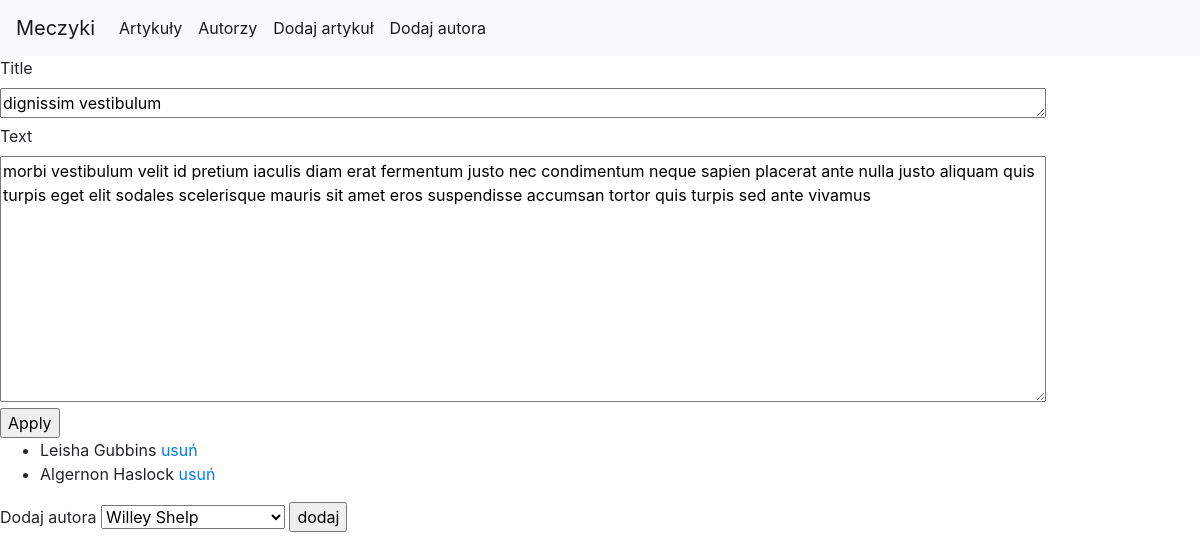
The app's page /editarticleform.php?id=4 with its own data.
### tables this page shows
CREATE TABLE article(
    id serial PRIMARY KEY,
    title varchar(255),
    text TEXT,
    creation_time     DATETIME DEFAULT CURRENT_TIMESTAMP,
    modification_time DATETIME ON UPDATE CURRENT_TIMESTAMP
);

CREATE TABLE author(
    id serial PRIMARY KEY,
    first varchar(255),
    last varchar(255)
);

### DataBase.php (called while the page is built, shortened)
<?php
require_once('Author.php');
class DataBase
{
    public $conn;
    private $servername = 'localhost';
    private $username = 'root';
    private $password = '';
    private $dbname = 'meczyki';
    function __construct()
    {
        $conn = new mysqli($this->servername, $this->username, $this->password, $this->dbname);
        $this->conn = $conn;
    }
    function getArticleById($id)
    {
        $query = "SELECT * FROM article WHERE id = $id";
        $result = $this->conn->query($query);
        $row = $result->fetch_assoc();
        return $row;
    }
    function getAuthorsByArticle($article_id)
    {
        $authors = [];
        $query = "SELECT * FROM `author` WHERE id IN (SELECT author_id FROM author_article WHERE article_id = $article_id)";
        $result = $this->conn->query($query);
        if ($result->num_rows > 0)
            while ($row = $result->fetch_assoc())
                $authors[] = new Author($row['id'], $row['first'], $row['last']);
        return $authors;
    }
    function getNotAuthorsOfArticle($article_id)
    {
        $authors = [];
        $query = "SELECT * FROM `author` WHERE id NOT IN (SELECT author_id FROM author_article WHERE article_id = $article_id)";
        $result = $this->conn->query($query);
        if ($result->num_rows > 0)
            while ($row = $result->fetch_assoc())
                $authors[] = new Author($row['id'], $row['first'], $row['last']);
        return $authors;
    }
}

### Author.php (called while the page is built, shortened)
<?php
class Author
{
    function __construct($id, $first, $last)
    {
        $this->id = $id;
        $this->first = $first;
        $this->last = $last;
    }
}

### editarticleform.php (the view, shortened to what this page needs)
<?php
require_once('DataBase.php');
$id = $_GET['id'];
$db = new DataBase();
$article = $db->getArticleById($id);
$title = $article['title'];
$text = $article['text'];
$authors = $db->getAuthorsByArticle($id);
$notauthors = $db->getNotAuthorsOfArticle($id);
?>
<!DOCTYPE html>
<html lang="pl">
<head>
    <link rel="stylesheet" href="https://stackpath.bootstrapcdn.com/bootstrap/4.5.2/css/bootstrap.min.css"
>
</head>
<body>
<form action="api/editarticle.php" method="post">
    <label for="title">Title </label><br>
    <?php echo "<textarea id='title' name='title' rows='1' cols='100'>$title</textarea> <br>"; ?>
    <label for="text">Text </label><br>
    <?php echo "<textarea id='text' name='text' rows='10' cols='100'>$text</textarea> <br> "; ?>
    <input type="submit" value="Apply">
</form>
<ul>
    <?php
    if (sizeof($authors) < 1) echo "<li>artykuł anonimowy!</li>";
    else
        foreach ($authors as $author)
            echo "<li>$author->first $author->last <a href='api/deleteauthorarticle.php?author=$author->id&article=$id'>usuń</a> </li>";
    ?>
</ul>
<form action="api/addauthorarticle.php" method="GET">
    <label for="cars">Dodaj autora</label>
    <select id="author" name="author">
        <?php
        foreach ($notauthors as $notauthor)
            echo "<option value='$notauthor->id'>$notauthor->first $notauthor->last</option>"
        ?>
    </select>
    <input type="submit" value="dodaj">
</form>
</body>
</html>

### records on screen
article: title "dignissim vestibulum", text "morbi vestibulum velit id pretium iaculis diam erat fermentum justo nec condimentum neque sapien placerat ante nulla justo aliquam quis turpis eget elit sodales scelerisque mauris sit amet eros suspendisse accumsan tortor quis turpis sed ante vivamus"
author: first "Leisha", last "Gubbins"
author: first "Algernon", last "Haslock"

### other values on screen
form field author "Willey Shelp"
